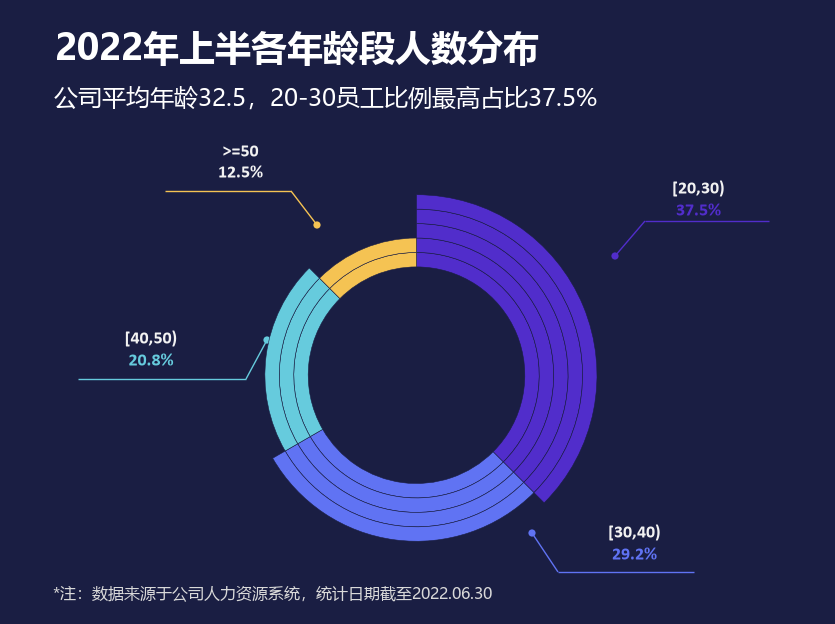

Write the Python code that produced this figure.
# -*- coding: utf-8 -*-
"""图 20 · 南丁格尔圆环图（年龄段人数分布）。

5 个系列画同一个圆环（同一组 4 个值），但逐系列减少填充的点数：
  系列 0/1 四点全填，系列 2 填 3 点，系列 3 填 2 点，系列 4 只填 1 点。
于是每块的径向厚度不同——紫色铺满 5 层、蓝色 4 层、青色 3 层、黄色 2 层，
形成「逐层减少」的南丁格尔观感。

实测：圆心 (416.5, 375.2)，外半径 180.5，holeSize=60%（内半径 108.3），
5 层每层厚 14.4px；四条引线的端点从参考图逐像素量得。
"""

import matplotlib.pyplot as plt
from matplotlib.patches import Circle, Wedge

import chartkit as kit

W, H = kit.chart_size(20)
CX, CY = 416.5, 375.2
OUTER_R = 180.5
INNER_R = OUTER_R * 0.60
BANDS = 5
BAND = (OUTER_R - INNER_R) / BANDS

SLICES = [  # (起点, 终点, 颜色)，0° 在 12 点、顺时针
    (0.0, 135.0, "#512DCB"),
    (135.0, 240.0, "#6073F3"),
    (240.0, 315.0, "#66CBDD"),
    (315.0, 360.0, "#F5C353"),
]
FILL_COUNTS = [4, 4, 3, 2, 1]   # 由内到外每层填充的段数

LEADERS = [
    ((165, 291, 191), (291, 191, 317, 225), (317, 225)),   # >=50
    ((645, 769, 221), (645, 221, 615, 256), (615, 256)),   # [20,30)
    ((78, 246, 379), (246, 379, 267, 340), (267, 340)),    # [40,50)
    ((558, 694, 572), (558, 572, 532, 533), (532, 533)),   # [30,40)
]
LABELS = [
    ((240.5, 143), (240.5, 164), ">=50", "12.5%", "#F2F2F2"),
    ((698.5, 180), (698.5, 202), "[20,30)", "37.5%", "#512DCB"),
    ((151.0, 330), (151.0, 352), "[40,50)", "20.8%", "#66CBDD"),
    ((634.5, 524), (634.5, 546), "[30,40)", "29.2%", "#6073F3"),
]


def main():
    fig = kit.new_figure(W, H)
    ax = fig.add_axes([0, 0, 1, 1])
    ax.set_xlim(0, W)
    ax.set_ylim(H, 0)
    ax.set_aspect("equal")
    ax.axis("off")

    leader_colors = ["#F5C353", "#512DCB", "#66CBDD", "#6073F3"]
    for (line, diagonal, dot), color in zip(LEADERS, leader_colors):
        x0, x1, y = line
        ax.plot([x0, x1], [y, y], color=color, linewidth=1.0, solid_capstyle="butt")
        ax.plot([diagonal[0], diagonal[2]], [diagonal[1], diagonal[3]],
                color=color, linewidth=1.0, solid_capstyle="butt")
        ax.add_patch(Circle(dot, 3.6, facecolor=color, edgecolor="none"))

    for band_index, fill_count in enumerate(FILL_COUNTS):
        radius = INNER_R + (band_index + 1) * BAND
        for start, end, color in SLICES[:fill_count]:
            ax.add_patch(Wedge((CX, CY), radius, start - 90, end - 90,
                               width=BAND, facecolor=color,
                               edgecolor=kit.BACKGROUND, linewidth=0.4))

    for (cx, cy_cat), (px, py), category, percent, color in LABELS:
        ax.text(cx, cy_cat, category, color="#F2F2F2",
                fontsize=9 * kit.FONT_SCALE, fontfamily=kit.AXIS_FONTS,
                fontweight="bold", ha="center", va="top")
        ax.text(px, py, percent, color=color, fontsize=9 * kit.FONT_SCALE,
                fontfamily=kit.AXIS_FONTS, fontweight="bold",
                ha="center", va="top")

    ax.text(55, 30, "2022年上半各年龄段人数分布", color="white",
            fontsize=18 * kit.FONT_SCALE, fontfamily=kit.UI_FONT,
            fontweight="bold", va="top", ha="left")
    ax.text(54, 86, "公司平均年龄32.5，20-30员工比例最高占比37.5%", color="white",
            fontsize=12 * kit.FONT_SCALE, fontfamily=kit.UI_FONT,
            va="top", ha="left")
    ax.text(53, 586, "*注：数据来源于公司人力资源系统，统计日期截至2022.06.30",
            color="#D9D9D9", fontsize=8 * kit.FONT_SCALE,
            fontfamily=kit.UI_FONT, va="top", ha="left")

    kit.save(fig, "chart20_nightingale_doughnut.png")
    plt.close(fig)


if __name__ == "__main__":
    main()
